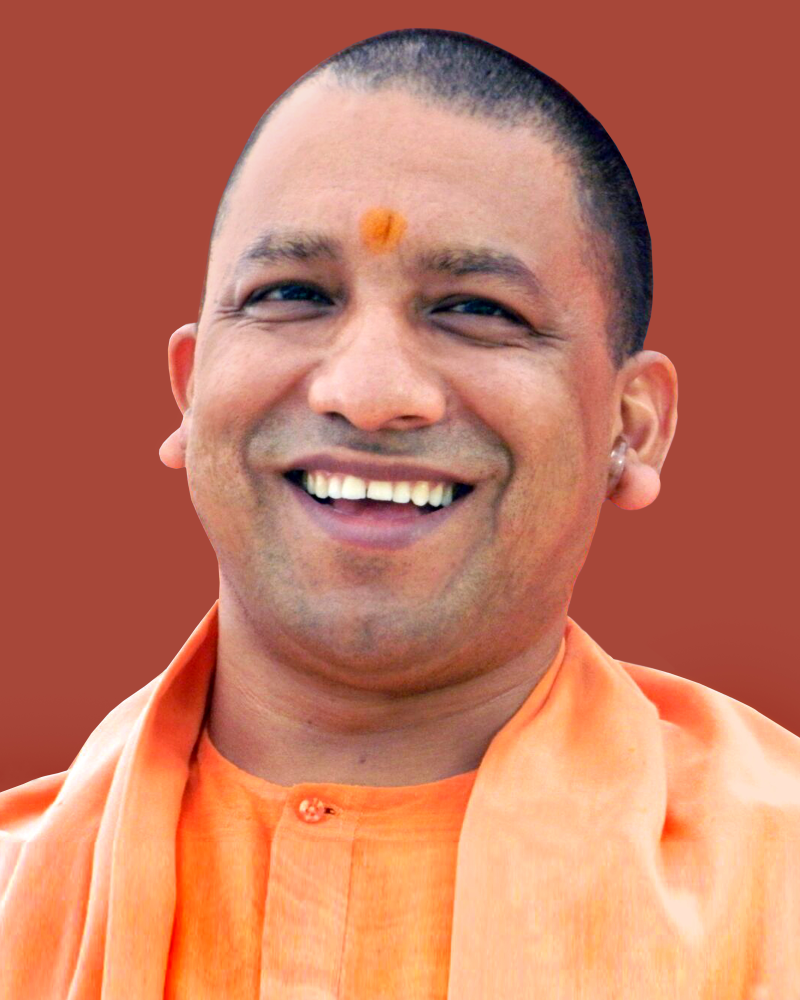
#> input picture image1.jpg, 3200 x 4000 px (shown at 1/4 size)
$ jupyter execute Excercise3_gauravsachan.ipynb   (shell and % lines are left out)
#> lines starting #> are read from the running program, lines starting #| are printed output that depends on the picture
[cell 1]
import cv2
import numpy as np
import matplotlib.pyplot as plt
from PIL import Image

[cell 2]
img1 = Image.open("image1.jpg").convert("RGB")
#> img1 is the input picture: PIL image 3200x4000 RGB; mean R, G, B 195.4, 118.9, 95.2
img2 = Image.open("image2.jpg").convert("RGB")
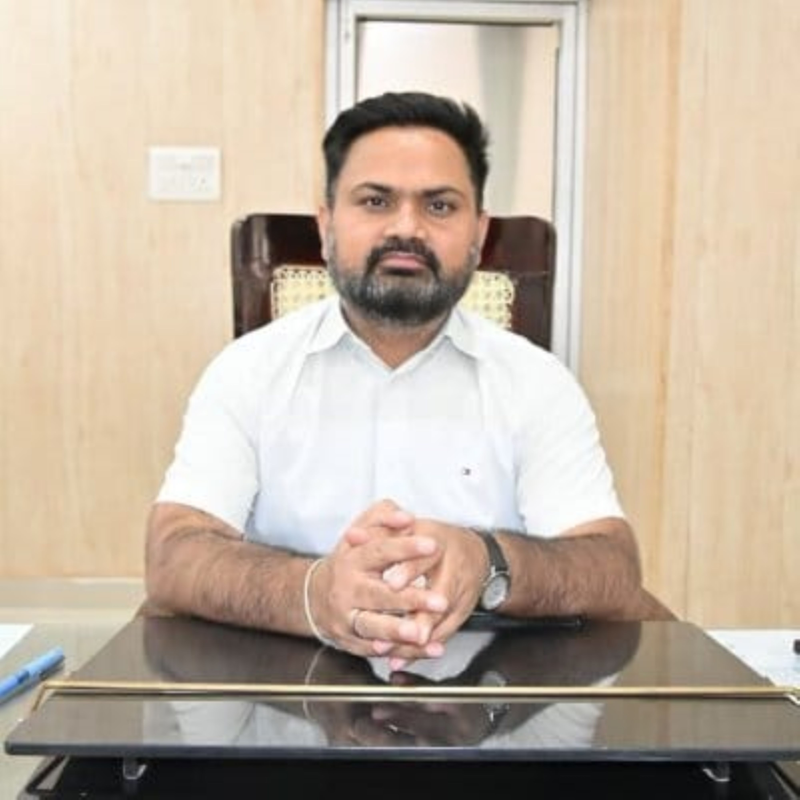
#> input picture image2.jpg, 4000 x 4000 px (shown at 1/5 size)
#> img2 is the input picture: PIL image 4000x4000 RGB; mean R, G, B 192.3, 177.4, 160.8

print("image 1 size:", img1.size)
#| image 1 size: (3200, 4000)
print("image 2 size:", img2.size)
#| image 2 size: (4000, 4000)

[cell 3]
plt.figure(figsize=(12, 5))

plt.subplot(1, 2, 1)
plt.imshow(img1)
plt.title("cm")
plt.axis("off")

plt.subplot(1, 2, 2)
plt.imshow(img2)
plt.title("dm")
plt.axis("off")

plt.show()
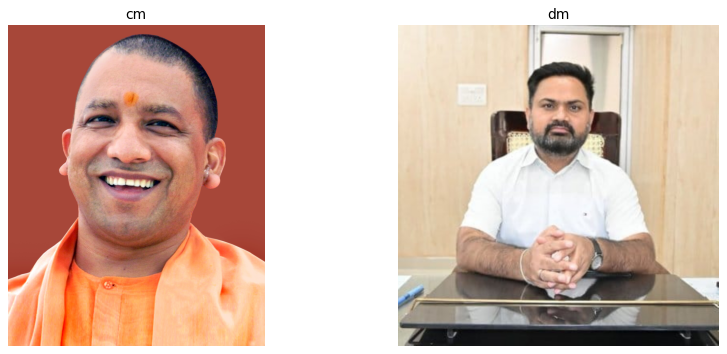
#> figure drawn by matplotlib, 2 panels

[cell 4]
width = 1280
height = 720

img1 = img1.resize((width, height))
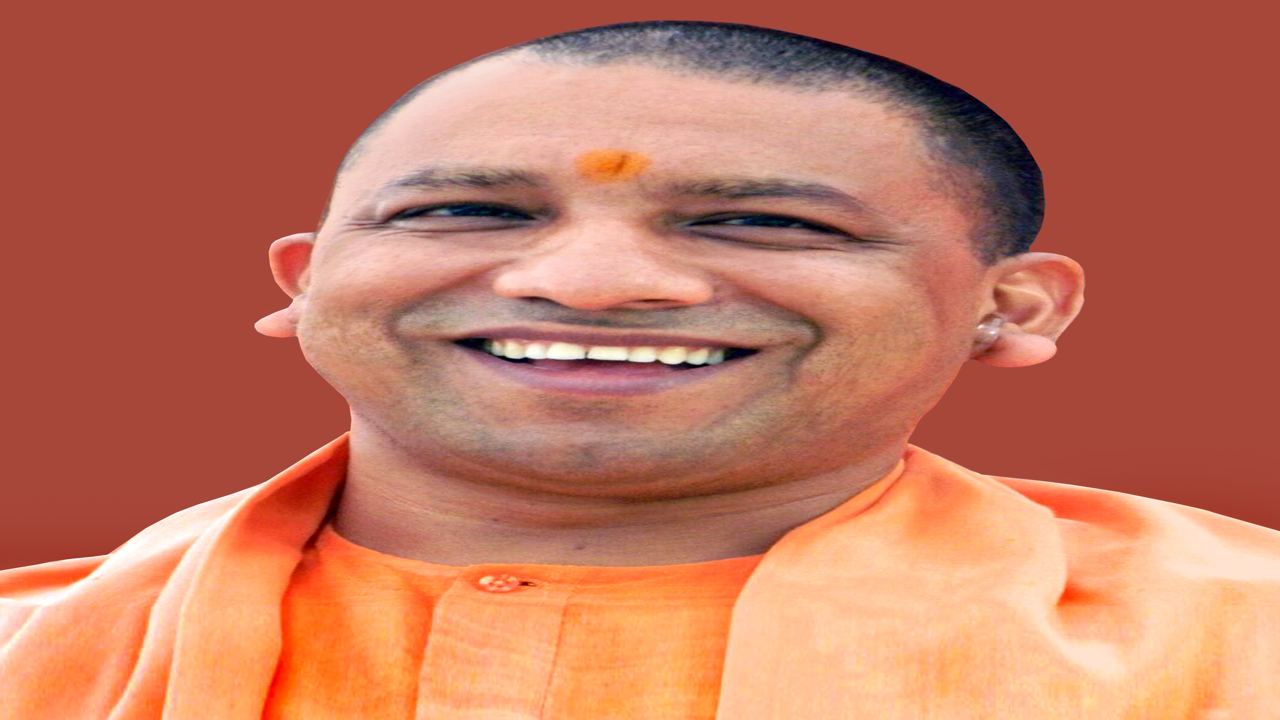
#> img1: PIL image 1280x720 RGB; mean R, G, B 195.4, 118.9, 95.2
img2 = img2.resize((width, height))
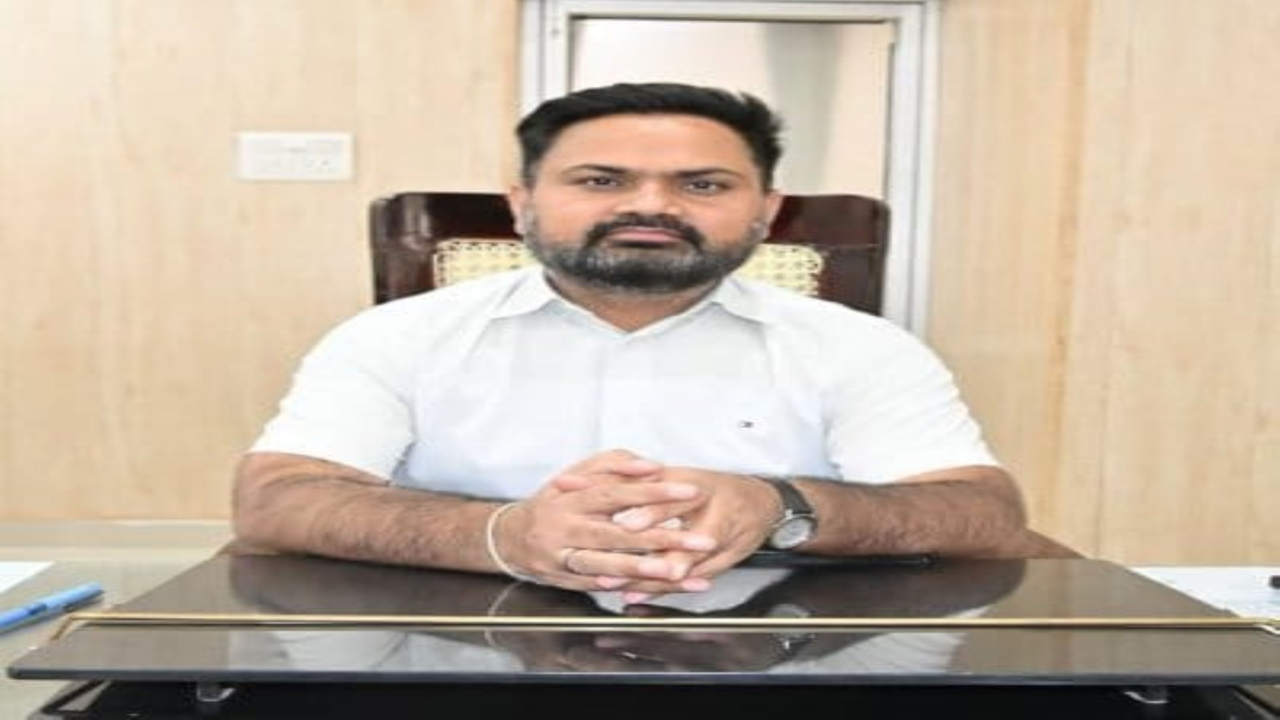
#> img2: PIL image 1280x720 RGB; mean R, G, B 192.3, 177.4, 160.8

img1_np = np.array(img1)
img2_np = np.array(img2)

[cell 5]
blended = cv2.addWeighted(
    img1_np, 0.6,
    img2_np, 0.4,
    0
)
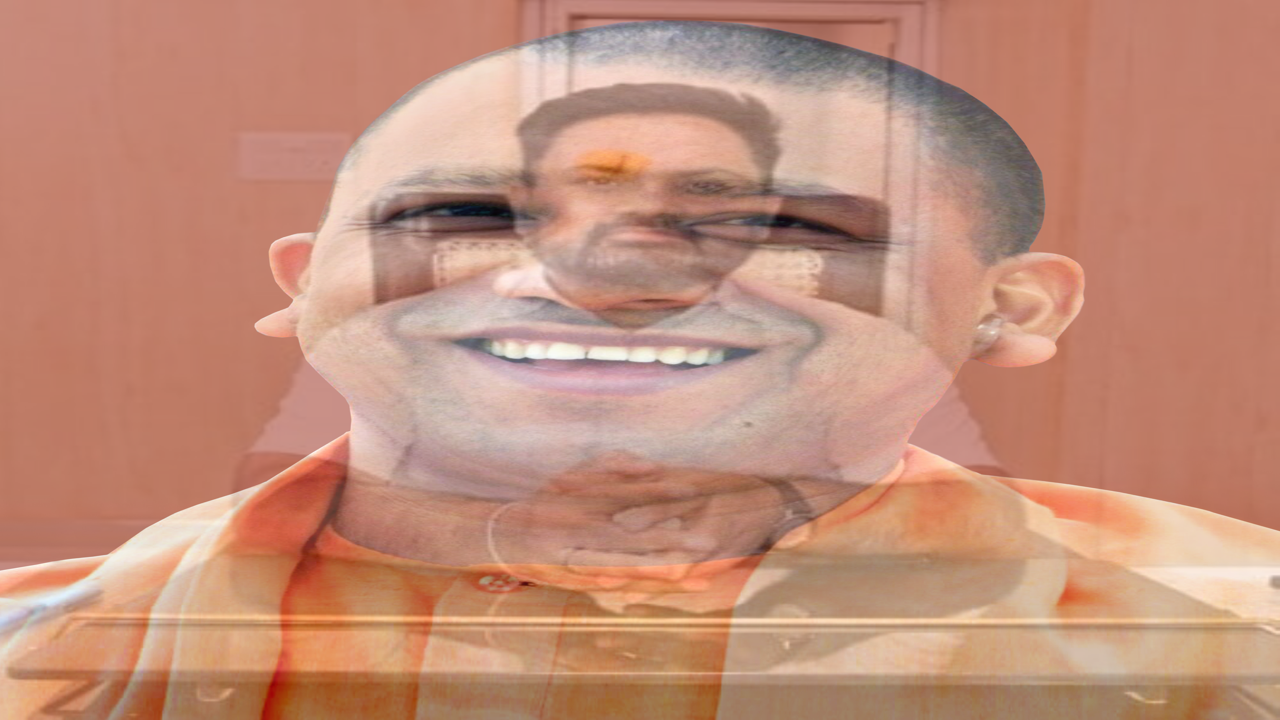
#> blended: shape (720, 1280, 3); mean R, G, B 194.2, 142.3, 121.4

plt.figure(figsize=(10, 5))
plt.imshow(blended)
plt.title("60% cm + 40% dm")
plt.axis("off")
plt.show()

[cell 6]
cv2.imwrite(
    "blended_image.jpg",
    cv2.cvtColor(blended, cv2.COLOR_RGB2BGR)
)

print("Blended image saved successfully!")

[cell 7]
def zoom_image(image, zoom_factor):
    h, w = image.shape[:2]

    new_h = int(h / zoom_factor)
    new_w = int(w / zoom_factor)

    y1 = (h - new_h) // 2
    x1 = (w - new_w) // 2

    cropped = image[y1:y1 + new_h, x1:x1 + new_w]

    zoomed = cv2.resize(cropped, (w, h))

    return zoomed

[cell 8]
def cross_dissolve(image1, image2, alpha):
    return cv2.addWeighted(
        image1, 1 - alpha,
        image2, alpha,
        0
    )

[cell 9]
fps = 30
duration = 3
total_frames = fps * duration

video_path = "image_blending_video.mp4"

fourcc = cv2.VideoWriter_fourcc(*"mp4v")

out = cv2.VideoWriter(
    video_path,
    fourcc,
    fps,
    (width, height)
)

transition_frames = 6  # 0.2 seconds

[cell 10]
for frame_num in range(total_frames):

    t = frame_num / fps

    # Scene 1: cm (0–1 second)
    if t < 1.0 - transition_frames / fps:

        progress = t / 1.0

        zoom_factor = 1.0 + 0.04 * progress

        frame = zoom_image(img1_np, zoom_factor)

    # Transition 1: cm to dm
    elif t < 1.0:

        alpha = (t - (1.0 - transition_frames / fps)) / (transition_frames / fps)

        frame = cross_dissolve(img1_np, img2_np, alpha)

    # Scene 2: dm (1–2 seconds)
    elif t < 2.0 - transition_frames / fps:

        progress = t - 1.0

        zoom_factor = 1.0 + 0.03 * progress

        frame = zoom_image(img2_np, zoom_factor)

    # Transition 2: dm to blended image
    elif t < 2.0:

        alpha = (t - (2.0 - transition_frames / fps)) / (transition_frames / fps)

        frame = cross_dissolve(img2_np, blended, alpha)

    # Scene 3: Final blended image (2–3 seconds)
    else:

        frame = blended.copy()

    # Convert RGB to BGR for OpenCV
    frame_bgr = cv2.cvtColor(frame, cv2.COLOR_RGB2BGR)

    out.write(frame_bgr)

out.release()

print("Video created successfully:", video_path)
